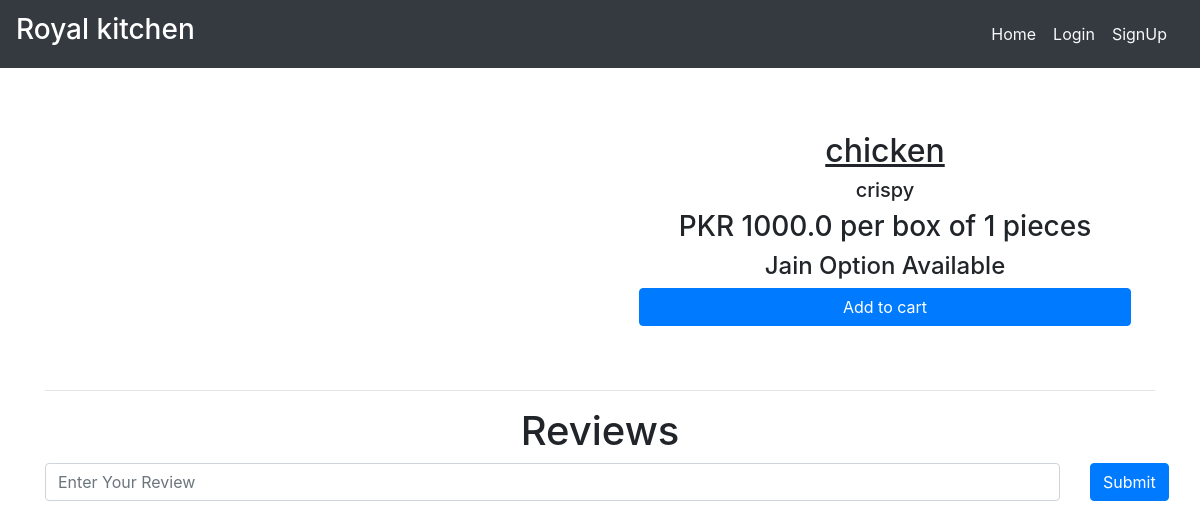
The page /dishes/chicken on the database its author committed.
### main/models.py (models this page shows, shortened)
class Item(models.Model):
    LABELS = (
        ('BestSeller', 'BestSeller'),
        ('New', 'New'),
        ('Spicy🔥', 'Spicy🔥'),
    )
    LABEL_COLOUR = (
        ('danger', 'danger'),
        ('success', 'success'),
        ('primary', 'primary'),
        ('info', 'info')
    )
    title = models.CharField(max_length=150)
    description = models.CharField(max_length=250,blank=True)
    price = models.FloatField()
    pieces = models.IntegerField(default=6)
    instructions = models.CharField(max_length=250,default="Jain Option Available")
    image = models.ImageField(default='default.png', upload_to='images/')
    labels = models.CharField(max_length=25, choices=LABELS, blank=True)
    label_colour = models.CharField(max_length=15, choices=LABEL_COLOUR, blank=True)
    slug = models.SlugField(default="sushi_name")
    created_by = models.ForeignKey(User, on_delete=models.CASCADE)

### main/views.py (the view)
# urls.py: path('dishes/<slug>', views.menuDetail, name='dishes'),
def menuDetail(request, slug):
    item = Item.objects.filter(slug=slug).first()
    reviews = Reviews.objects.filter(rslug=slug).order_by('-id')[:7]
    context = {
        'item' : item,
        'reviews' : reviews,
    }
    return render(request, 'main/dishes.html', context)

### main/templates/main/dishes.html (shortened to what this page needs)
{% extends "main/layout.html" %}
{% block content %}
<div class="dishes">
  <main class="mt-3 pt-4 main">
    <div class="container dark-grey-text">
      <div class="row wow fadeIn">
        <div class="col-md-6 mb-4">
        </div>
        <div class="col-md-6 mb-4 information">
          <div class="p-4 content">
            <div class="mt-0">
                <h2><u>{{ item.title }}</u><span class="badge badge-{{ item.label_colour }} ml-2">{{ item.labels }}</span></h2>
            </div>
            <div class="lead">
              {% if item.description %}
              <h5>{{ item.description }}</h5>
              {% endif %}
              <h3>PKR {{ item.price }} per box of {{ item.pieces}} pieces</h3>
              <h4>{{ item.instructions }}</h4>
            </div>
            <a href="{% url 'main:add-to-cart' item.slug %}" class="btn btn-primary btn-md my-0 p">Add to cart</a>
          </div>
        </div>
      </div>
      <hr>
    </div>
  </main>
  <div class="container">
    <h1 class="text-center">Reviews</h1>
    <form action="{% url 'main:add_reviews' %}" method="POST" class="mb-3">
      <div class="row">
        <div class="col-sm-11">
          <input type="text" name="review" class="form-control" placeholder="Enter Your Review">
        </div>
        <div class="col-sm-1">
          <button type="submit" class="btn btn-primary">Submit</button>
        </div>
      </div>
    </form>
  </div>
</div>
{% endblock content %}

### main/static/main/styles.css (style rules this page uses)
.dishes .main .container .row .content { display: flex; flex-direction: column; text-align: center; justify-content: center; }
.dishes .main .container .row .information { display: flex; flex-direction: column; text-align: center; justify-content: center; }

### rows shown on the page
Item: title "chicken", description "crispy", price "1000.0", pieces "1", instructions "Jain Option Available"
